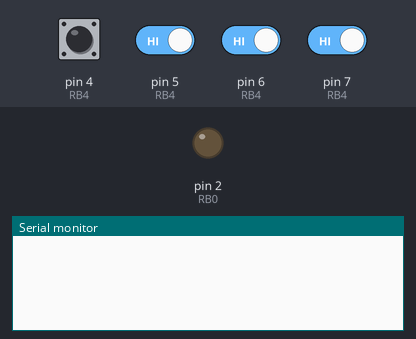
Bench run of a sketch on a simulated Arduino Uno, built with avr-gcc and run on an emulated ATmega328P. Parts: output pins drawn as LEDs (lit = HIGH), the last lines printed to the serial monitor. The inputs (shaded band) are chosen by the test bench; at power-on: pin 4 (RB4), pin 5 (RB4), pin 6 (RB4), pin 7 (RB4) HIGH.

Above: at 1.4 s.
1.5 s: pin 4 (RB4) pulled LOW for 0.25 s
At 1.9 s:
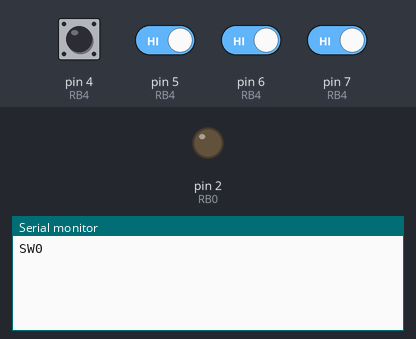
3.2 s: pin 4 (RB4) driven LOW and pin 5 (RB4) driven LOW and pin 6 (RB4) driven LOW and pin 7 (RB4) driven LOW
At 3.9 s:
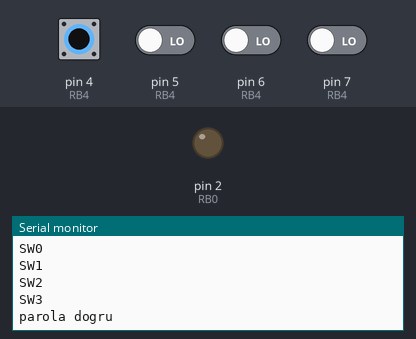
Timing chart, 0 to 6.2 s (numbered marks = the images above; inputs shaded):
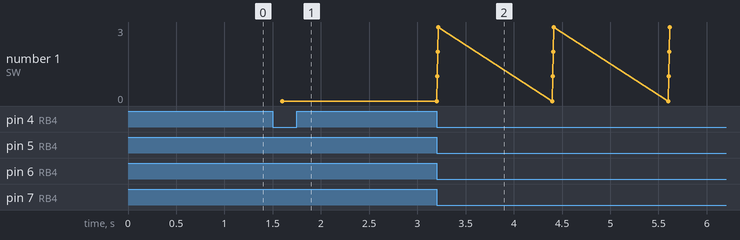

The sketch:

sketch_dec18f_2013.ino
```cpp
bool s0DegerGeldiMi = false;
bool s1DegerGeldiMi = false;
bool s2DegerGeldiMi = false;
bool s3DegerGeldiMi = false;


void setup() {


  pinMode(2, OUTPUT);//RB0
  pinMode(4, INPUT_PULLUP);//RB4
  pinMode(5, INPUT_PULLUP);//RB4
  pinMode(6, INPUT_PULLUP);//RB4
  pinMode(7, INPUT_PULLUP);//RB4


  Serial.begin(9600); /* Seri haberlesme baslatildi */
}

void loop() {
  digitalWrite(2,LOW);
  delay(200);
 if (digitalRead(4)==0)
  {
    Serial.println("SW0");
    s0DegerGeldiMi = true;
    // digitalWrite(8,HIGH);
  }
  if (digitalRead(5)==0)
  {
    Serial.println("SW1");
    if(s0DegerGeldiMi){
      s1DegerGeldiMi = true;
    }

  }
  if (digitalRead(6)==0)
  {
    Serial.println("SW2");
    // s2DegerGeldiMi = true;
    if(s1DegerGeldiMi){
      s2DegerGeldiMi = true;
    }

  }
  if (digitalRead(7)==0)
  {
    Serial.println("SW3");
     if(s2DegerGeldiMi){
      s3DegerGeldiMi = true;
    }
  }

  if(s0DegerGeldiMi && s1DegerGeldiMi && s2DegerGeldiMi && s3DegerGeldiMi){
    Serial.println("parola dogru");
    digitalWrite(8,HIGH);
    delay(1000);
    s0DegerGeldiMi = false;
    s1DegerGeldiMi = false;
    s2DegerGeldiMi = false;
    s3DegerGeldiMi = false;

  }
 }
```

Measured:
- after the input at 1.5 s, the serial monitor: prints a new line after 0.10 s (image 1)
- after the input at 3.2 s, the serial monitor: prints a new line at once (image 2)
- plotted number 1: 0 → 3 after the input at 3.2 s
